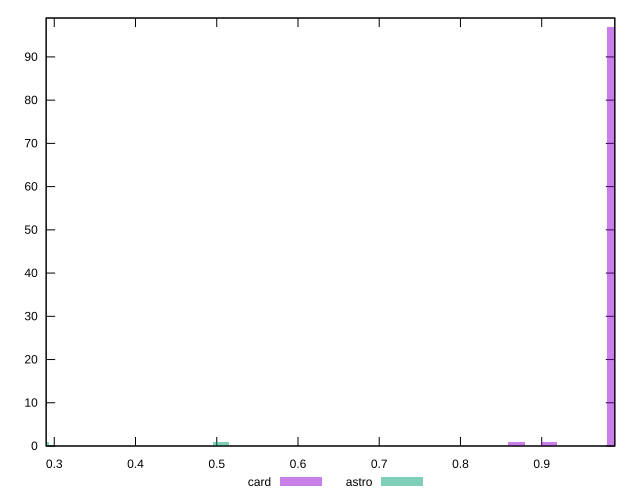

Here is the gnuplot script that generated this plot:
reset

$card <<EOF
0.9899574803456443 97
0.8687381970380145 1
0.9091446248072245 1
EOF

$astro <<EOF
0.2828449943844698 1
0.5050803471151247 1
EOF

set key outside below
set boxwidth 0.020203213884604988
set xrange [0.29:0.99]
set yrange [0:99]
set trange [0:99]
set style fill transparent solid 0.5 noborder
set terminal svg size 640, 500 enhanced background rgb 'white'
set output "reports/report_00030_2021-02-24T20-42-31.540Z/meta/score/comparison/histogram/2_vs_3.svg"

plot $card title "card" with boxes, \
     $astro title "astro" with boxes

reset
